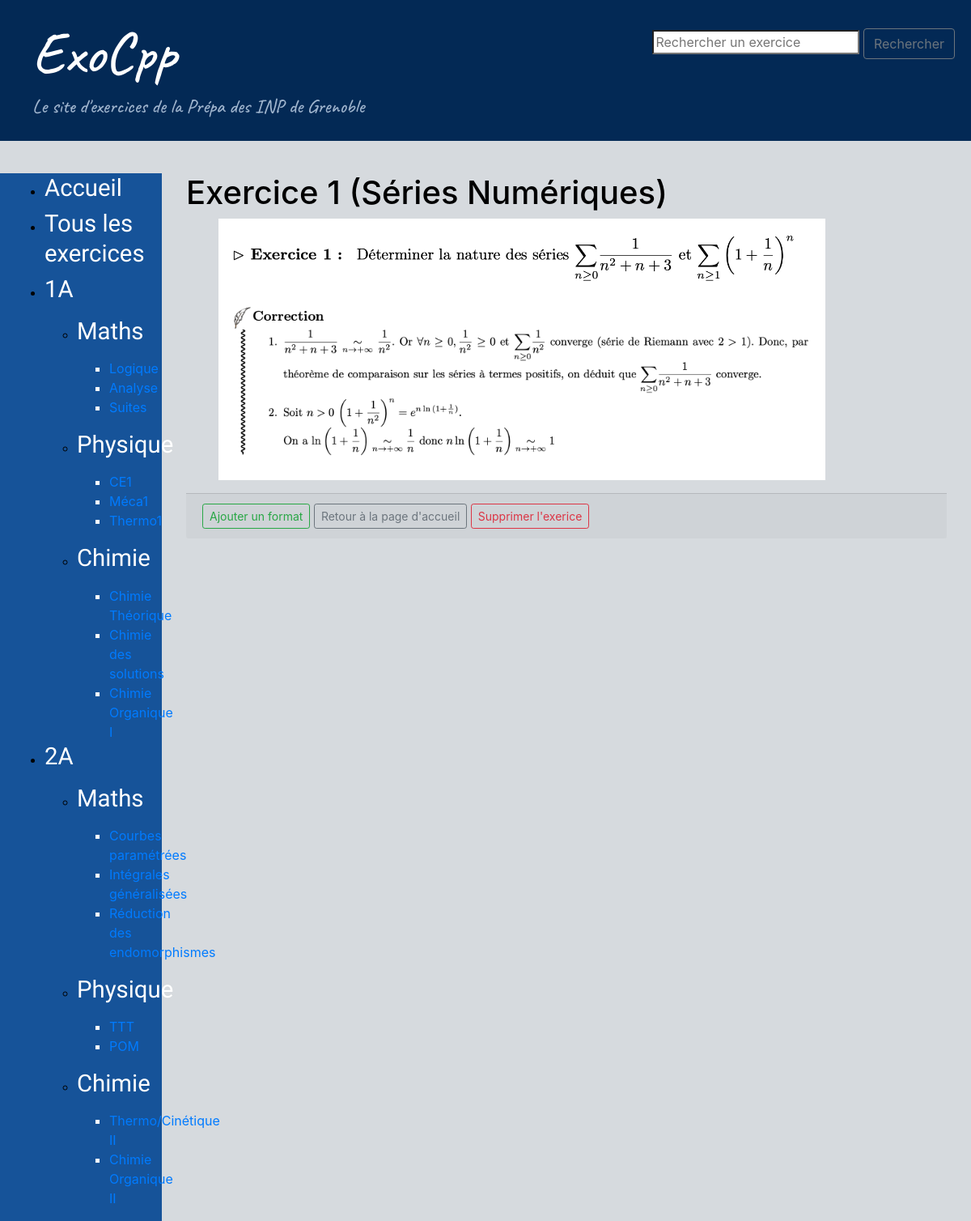
/exercice/1, run on an earlier commit of the app's database.
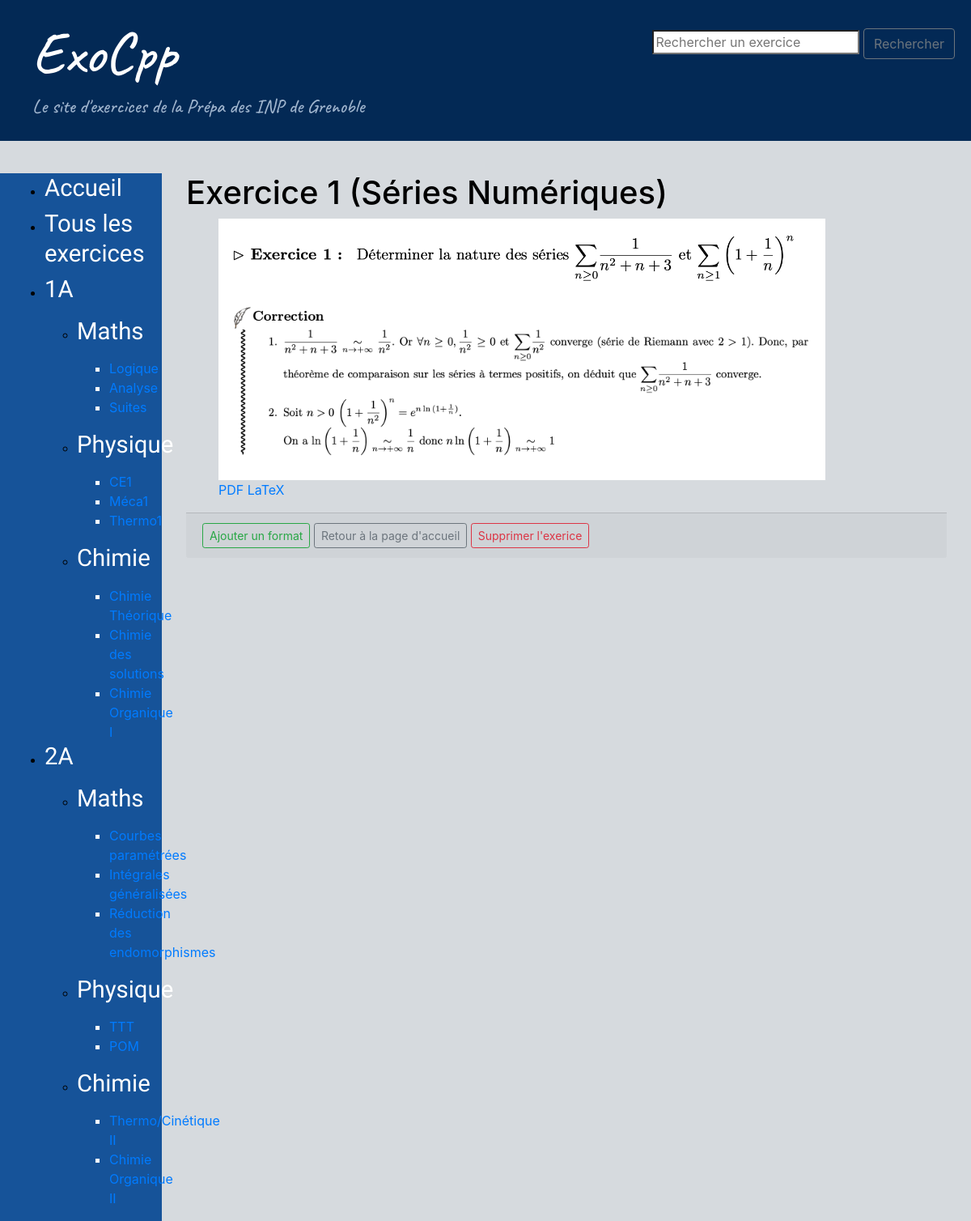
And on a later commit of the database.
### exo/models.py (models this page shows, shortened)
class Fichier(models.Model):
    file = models.FileField(upload_to='')
    format = models.CharField(max_length = 2, choices = [('w', 'Document Word'),
        ('p', 'PDF'), ('t', 'LaTeX'), ('i', 'Image')])
    exercice = models.ForeignKey(Exercice, related_name = 'fichier',
        on_delete = models.CASCADE)
    created_date = models.DateTimeField(default=timezone.now)
    published_date = models.DateTimeField(blank=True, null=True)

### exo/views.py (the view)
# urls.py: path('exercice/<int:exercice_id>', views.detail, name='exercice-details'),
def detail(request, exercice_id):
    exercice = get_object_or_404(Exercice, pk=exercice_id)
    return render(request, 'exo/detail.html', {'exercice': exercice,
    	'fichiers': Fichier.objects.filter(exercice_id=exercice_id)},)

### exo/templates/exo/detail.html
{% extends "base_generic.html" %}
{% block content %}
  <h1>{{exercice.nom}} ({{exercice.chapitre.nom}})</h1>
  <ul>
    {% for fichier in fichiers %}
		{% if fichier.format == "i" %}
			<img src="{{ fichier.file.url }}" alt="énoncé" width="750"><br/>
		{% else %}
			<a href="{{ fichier.file.url }}">{{ fichier.get_format_display }}</a>
		{% endif %}
	{% endfor %}
  </ul>
  <div class="card-footer text-muted">
  	<a href="{% url 'newformat' %}" class="btn btn-outline-success btn-sm">Ajouter un format</a>
  	<a href="{% url 'home' %}" class="btn btn-outline-secondary btn-sm">Retour à la page d'accueil</a>
  	<a href="{% url 'supp_ex' exercice.id %}" class="btn btn-outline-danger btn-sm">Supprimer l'exerice</a>
  </div>
{% endblock %}

What changed in the data, as far as the page shows it:
added Fichier: format "PDF"
added Fichier: format "LaTeX"
